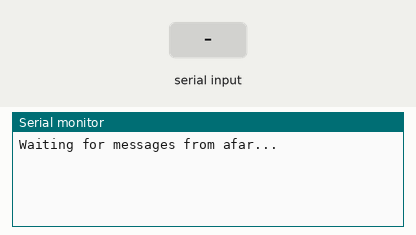
A sketch run on a simulated Arduino Nano, built with avr-gcc and run on an emulated ATmega328P. Parts: the last lines printed to the serial monitor. Inputs (shaded band) come from the test bench.

Above: at 1.2 s.
1.3 s: "1" received over the second serial link
At 2.4 s:
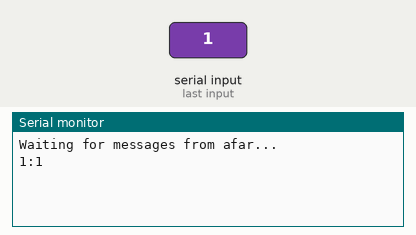
2.8 s: "0" received over the second serial link
At 3.6 s:
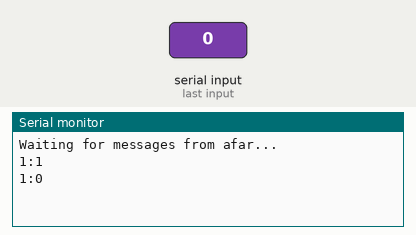
4.3 s: "2" received over the second serial link
At 4.8 s:
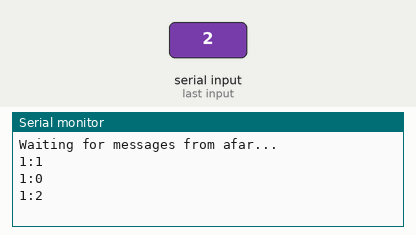

Measured:
- after the input at 1.3 s, the serial monitor: prints a new line at once (image 1)
- after the input at 2.8 s, the serial monitor: prints a new line at once (image 2)
- after the input at 4.3 s, the serial monitor: prints a new line at once (image 3)

The sketch:

HC05_Receiver.ino
```cpp
/*
    Name:       HC05_Receiver.ino
    Created:	8/17/2018 4:28:07 PM
    Author:     Bob Jones <bob@rhj4.com>

	This sketch tests HC05 Bluetooth transfer protocols.
	It operates in two modes: Transmitter and Receiver.
	The Config.h file defines which role this code will assume.
*/
#include "Config.h"

#include <SoftwareSerial.h>
#if ROLE_IS_TRANSMITTER
SoftwareSerial driver ( 4, 3 );
#elif ROLE_IS_RECEIVER
SoftwareSerial driver ( 4, 3 );
#endif /* ROLE_IS_ */

#if SUPPORT_IC2_DISPLAY
#include <Wire.h>
#include <Adafruit_SSD1306.h>

#define OLED_RESET 4
Adafruit_SSD1306 display ( OLED_RESET );
#if (SSD1306_LCDHEIGHT != 64)
#error("Height incorrect, please fix Adafruit_SSD1306.h!");
#endif
#endif /* SUPPORT_IC2_DISPLAY */

char buffer [BUFFER_SIZE];
int index = 0;

void setup()
{
	Serial.begin(115200);
	driver.begin(9600);
	clearBuffer ();

#if SUPPORT_IC2_DISPLAY
	display.begin ( SSD1306_SWITCHCAPVCC, 0x3C );  // initialize with the I2C addr 0x3C (for the 128x32)
// Clear the buffer.
	display.clearDisplay ();
	// text display tests
	display.setTextSize ( 1 );
	display.setTextColor ( WHITE );
	display.setCursor ( 0, 0 );

#if  ROLE_IS_TRANSMITTER
	display.println ( "NanoBot HC05 Transmitter Test" );
#elif ROLE_IS_RECEIVER
	display.println ( "NanoBot HC05 Receiver Test" );
#endif /* ROLE_IS_TRANSMITTER */

	display.setTextColor ( BLACK, WHITE ); // 'inverted' text
	display.setTextColor ( WHITE );
	display.display ();
	delay ( AFTER_SETUP_PAUSE );
	display.clearDisplay ();
	display.display ();
	display.setCursor ( 0, 0 );
	display.ssd1306_command ( SSD1306_ACTIVATE_SCROLL );
#endif /* */

#if ROLE_IS_TRANSMITTER
	Serial.println(F("NanoBots "))
	Serial.println ( F ( "Enter your message in serial window..." ) );
#elif ROLE_IS_RECEIVER
	Serial.println ( F ( "Waiting for messages from afar..." ) );
#endif /* ROLE_IS_ */
}

void loop()
{
#if ROLE_IS_TRANSMITTER
	sendData ();
#elif ROLE_IS_RECEIVER
	getData ();
#endif /* ROLE_IS_TRANSMITTER */

	delay(LOOP_DELAY);
}

#if ROLE_IS_TRANSMITTER
void sendData () {
	if (Serial.available ()) {

#if ACTIVITY_LED > 0
		digitalWrite ( ACTIVITY_LED, HIGH );
#endif /* ACTIVITY_LED > 0 */

		while (Serial.available ()) {
			char data = Serial.read ();
			if (data >= 0x20) {
				if (index == BUFFER_SIZE - 1) {
					writeBuffer ();
					Serial.println ();
				}
				buffer [index++] = data;
				buffer [index] = 0x00;
				Serial.print ( data );
			}
		}
		writeBuffer ();
#if ACTIVITY_LED > 0
		digitalWrite ( ACTIVITY_LED, LOW );
#endif /* ACTIVITY_LED > 0 */
	}

}
#elif ROLE_IS_RECEIVER
void getData () {
	if (driver.available ()) {
		while (driver.available ()) {
			char data = driver.read ();
			if (data >= 0x20) {
				buffer [index++] = data;
			}
		}

		writeBuffer ();
	}
}
#endif /* ROLE_IS_... */

void writeBuffer () {
	int len = driver.write ( buffer );
	Serial.println ();
	Serial.print ( len );
	Serial.print ( ':' );
	Serial.println ( buffer );
	clearBuffer ();

#if SUPPORT_IC2_DISPLAY
	display.println ( buffer );
	display.display ();
#endif /* SUPPORT_IC2_DISPLAY */
}

void clearBuffer () {
	for (int i = 0; i < BUFFER_SIZE; i++) {
		buffer [i] = 0x00;
	}
	index = 0;
}
```

Config.h
```cpp
#pragma once
#define ROLE_IS_TRANSMITTER		false
#define ROLE_IS_RECEIVER		true

#define TRANSMITTER_TX			4
#define TRANSMITTER_RX			3
#define RECEIVER_TX				3
#define RECEIVER_RX				4

#define ACTIVITY_LED			6
#define BUFFER_SIZE				100
#define LOOP_DELAY				100
#define AFTER_SETUP_PAUSE		2000

#define SUPPORT_IC2_DISPLAY		false
```
